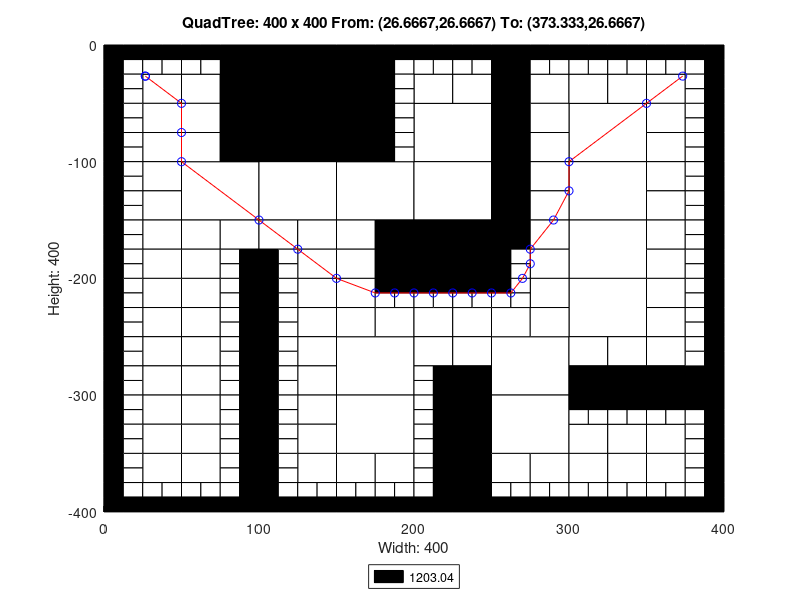

Recreate this plot in MATLAB.
axis([0 400 -400 0]);
title('QuadTree: 400 x 400 From: (26.6667,26.6667) To: (373.333,26.6667)');
xlabel('Width: 400');
ylabel('Height: 400');
rectangle('Position',[100 -50 50 50], 'FaceColor',[0 0 0]);
rectangle('Position',[100 -100 50 50], 'FaceColor',[0 0 0]);
rectangle('Position',[50 -150 50 50], 'FaceColor',[1 1 1]);
rectangle('Position',[100 -150 50 50], 'FaceColor',[1 1 1]);
rectangle('Position',[150 -150 50 50], 'FaceColor',[1 1 1]);
rectangle('Position',[200 -100 50 50], 'FaceColor',[1 1 1]);
rectangle('Position',[300 -100 50 50], 'FaceColor',[1 1 1]);
rectangle('Position',[200 -150 50 50], 'FaceColor',[1 1 1]);
rectangle('Position',[200 -200 50 50], 'FaceColor',[0 0 0]);
rectangle('Position',[300 -150 50 50], 'FaceColor',[1 1 1]);
rectangle('Position',[300 -200 50 50], 'FaceColor',[1 1 1]);
rectangle('Position',[150 -300 50 50], 'FaceColor',[1 1 1]);
rectangle('Position',[150 -350 50 50], 'FaceColor',[1 1 1]);
rectangle('Position',[250 -300 50 50], 'FaceColor',[1 1 1]);
rectangle('Position',[300 -250 50 50], 'FaceColor',[1 1 1]);
rectangle('Position',[250 -350 50 50], 'FaceColor',[1 1 1]);
rectangle('Position',[25 -50 25 25], 'FaceColor',[1 1 1]);
rectangle('Position',[75 -25 25 25], 'FaceColor',[0 0 0]);
rectangle('Position',[50 -50 25 25], 'FaceColor',[1 1 1]);
rectangle('Position',[75 -50 25 25], 'FaceColor',[0 0 0]);
rectangle('Position',[25 -75 25 25], 'FaceColor',[1 1 1]);
rectangle('Position',[25 -100 25 25], 'FaceColor',[1 1 1]);
rectangle('Position',[50 -75 25 25], 'FaceColor',[1 1 1]);
rectangle('Position',[75 -75 25 25], 'FaceColor',[0 0 0]);
rectangle('Position',[50 -100 25 25], 'FaceColor',[1 1 1]);
rectangle('Position',[75 -100 25 25], 'FaceColor',[0 0 0]);
rectangle('Position',[150 -25 25 25], 'FaceColor',[0 0 0]);
rectangle('Position',[150 -50 25 25], 'FaceColor',[0 0 0]);
rectangle('Position',[150 -75 25 25], 'FaceColor',[0 0 0]);
rectangle('Position',[150 -100 25 25], 'FaceColor',[0 0 0]);
rectangle('Position',[25 -125 25 25], 'FaceColor',[1 1 1]);
rectangle('Position',[25 -150 25 25], 'FaceColor',[1 1 1]);
rectangle('Position',[25 -175 25 25], 'FaceColor',[1 1 1]);
rectangle('Position',[25 -200 25 25], 'FaceColor',[1 1 1]);
rectangle('Position',[50 -175 25 25], 'FaceColor',[1 1 1]);
rectangle('Position',[75 -175 25 25], 'FaceColor',[1 1 1]);
rectangle('Position',[50 -200 25 25], 'FaceColor',[1 1 1]);
rectangle('Position',[100 -175 25 25], 'FaceColor',[1 1 1]);
rectangle('Position',[125 -175 25 25], 'FaceColor',[1 1 1]);
rectangle('Position',[125 -200 25 25], 'FaceColor',[1 1 1]);
rectangle('Position',[150 -175 25 25], 'FaceColor',[1 1 1]);
rectangle('Position',[175 -175 25 25], 'FaceColor',[0 0 0]);
rectangle('Position',[150 -200 25 25], 'FaceColor',[1 1 1]);
rectangle('Position',[175 -200 25 25], 'FaceColor',[0 0 0]);
rectangle('Position',[200 -50 25 25], 'FaceColor',[1 1 1]);
rectangle('Position',[225 -50 25 25], 'FaceColor',[1 1 1]);
rectangle('Position',[250 -25 25 25], 'FaceColor',[0 0 0]);
rectangle('Position',[250 -50 25 25], 'FaceColor',[0 0 0]);
rectangle('Position',[275 -50 25 25], 'FaceColor',[1 1 1]);
rectangle('Position',[250 -75 25 25], 'FaceColor',[0 0 0]);
rectangle('Position',[275 -75 25 25], 'FaceColor',[1 1 1]);
rectangle('Position',[250 -100 25 25], 'FaceColor',[0 0 0]);
rectangle('Position',[275 -100 25 25], 'FaceColor',[1 1 1]);
rectangle('Position',[300 -50 25 25], 'FaceColor',[1 1 1]);
rectangle('Position',[325 -50 25 25], 'FaceColor',[1 1 1]);
rectangle('Position',[350 -50 25 25], 'FaceColor',[1 1 1]);
rectangle('Position',[350 -75 25 25], 'FaceColor',[1 1 1]);
rectangle('Position',[350 -100 25 25], 'FaceColor',[1 1 1]);
rectangle('Position',[250 -125 25 25], 'FaceColor',[0 0 0]);
rectangle('Position',[275 -125 25 25], 'FaceColor',[1 1 1]);
rectangle('Position',[250 -150 25 25], 'FaceColor',[0 0 0]);
rectangle('Position',[275 -150 25 25], 'FaceColor',[1 1 1]);
rectangle('Position',[250 -175 25 25], 'FaceColor',[0 0 0]);
rectangle('Position',[275 -175 25 25], 'FaceColor',[1 1 1]);
rectangle('Position',[275 -200 25 25], 'FaceColor',[1 1 1]);
rectangle('Position',[350 -125 25 25], 'FaceColor',[1 1 1]);
rectangle('Position',[350 -150 25 25], 'FaceColor',[1 1 1]);
rectangle('Position',[350 -175 25 25], 'FaceColor',[1 1 1]);
rectangle('Position',[350 -200 25 25], 'FaceColor',[1 1 1]);
rectangle('Position',[25 -225 25 25], 'FaceColor',[1 1 1]);
rectangle('Position',[25 -250 25 25], 'FaceColor',[1 1 1]);
rectangle('Position',[50 -225 25 25], 'FaceColor',[1 1 1]);
rectangle('Position',[50 -250 25 25], 'FaceColor',[1 1 1]);
rectangle('Position',[25 -275 25 25], 'FaceColor',[1 1 1]);
rectangle('Position',[25 -300 25 25], 'FaceColor',[1 1 1]);
rectangle('Position',[50 -275 25 25], 'FaceColor',[1 1 1]);
rectangle('Position',[50 -300 25 25], 'FaceColor',[1 1 1]);
rectangle('Position',[125 -225 25 25], 'FaceColor',[1 1 1]);
rectangle('Position',[125 -250 25 25], 'FaceColor',[1 1 1]);
rectangle('Position',[150 -225 25 25], 'FaceColor',[1 1 1]);
rectangle('Position',[150 -250 25 25], 'FaceColor',[1 1 1]);
rectangle('Position',[175 -250 25 25], 'FaceColor',[1 1 1]);
rectangle('Position',[125 -275 25 25], 'FaceColor',[1 1 1]);
rectangle('Position',[125 -300 25 25], 'FaceColor',[1 1 1]);
rectangle('Position',[25 -325 25 25], 'FaceColor',[1 1 1]);
rectangle('Position',[25 -350 25 25], 'FaceColor',[1 1 1]);
rectangle('Position',[50 -325 25 25], 'FaceColor',[1 1 1]);
rectangle('Position',[50 -350 25 25], 'FaceColor',[1 1 1]);
rectangle('Position',[25 -375 25 25], 'FaceColor',[1 1 1]);
rectangle('Position',[50 -375 25 25], 'FaceColor',[1 1 1]);
rectangle('Position',[125 -325 25 25], 'FaceColor',[1 1 1]);
rectangle('Position',[125 -350 25 25], 'FaceColor',[1 1 1]);
rectangle('Position',[125 -375 25 25], 'FaceColor',[1 1 1]);
rectangle('Position',[150 -375 25 25], 'FaceColor',[1 1 1]);
rectangle('Position',[175 -375 25 25], 'FaceColor',[1 1 1]);
rectangle('Position',[200 -250 25 25], 'FaceColor',[1 1 1]);
rectangle('Position',[225 -250 25 25], 'FaceColor',[1 1 1]);
rectangle('Position',[275 -225 25 25], 'FaceColor',[1 1 1]);
rectangle('Position',[250 -250 25 25], 'FaceColor',[1 1 1]);
rectangle('Position',[275 -250 25 25], 'FaceColor',[1 1 1]);
rectangle('Position',[200 -275 25 25], 'FaceColor',[1 1 1]);
rectangle('Position',[225 -275 25 25], 'FaceColor',[1 1 1]);
rectangle('Position',[225 -300 25 25], 'FaceColor',[0 0 0]);
rectangle('Position',[350 -225 25 25], 'FaceColor',[1 1 1]);
rectangle('Position',[350 -250 25 25], 'FaceColor',[1 1 1]);
rectangle('Position',[300 -275 25 25], 'FaceColor',[1 1 1]);
rectangle('Position',[325 -275 25 25], 'FaceColor',[1 1 1]);
rectangle('Position',[300 -300 25 25], 'FaceColor',[0 0 0]);
rectangle('Position',[325 -300 25 25], 'FaceColor',[0 0 0]);
rectangle('Position',[350 -275 25 25], 'FaceColor',[1 1 1]);
rectangle('Position',[350 -300 25 25], 'FaceColor',[0 0 0]);
rectangle('Position',[375 -300 25 25], 'FaceColor',[0 0 0]);
rectangle('Position',[225 -325 25 25], 'FaceColor',[0 0 0]);
rectangle('Position',[225 -350 25 25], 'FaceColor',[0 0 0]);
rectangle('Position',[225 -375 25 25], 'FaceColor',[0 0 0]);
rectangle('Position',[225 -400 25 25], 'FaceColor',[0 0 0]);
rectangle('Position',[250 -375 25 25], 'FaceColor',[1 1 1]);
rectangle('Position',[275 -375 25 25], 'FaceColor',[1 1 1]);
rectangle('Position',[300 -350 25 25], 'FaceColor',[1 1 1]);
rectangle('Position',[325 -350 25 25], 'FaceColor',[1 1 1]);
rectangle('Position',[350 -350 25 25], 'FaceColor',[1 1 1]);
rectangle('Position',[300 -375 25 25], 'FaceColor',[1 1 1]);
rectangle('Position',[325 -375 25 25], 'FaceColor',[1 1 1]);
rectangle('Position',[350 -375 25 25], 'FaceColor',[1 1 1]);
rectangle('Position',[0 -12.5 12.5 12.5], 'FaceColor',[0 0 0]);
rectangle('Position',[12.5 -12.5 12.5 12.5], 'FaceColor',[0 0 0]);
rectangle('Position',[0 -25 12.5 12.5], 'FaceColor',[0 0 0]);
rectangle('Position',[12.5 -25 12.5 12.5], 'FaceColor',[1 1 1]);
rectangle('Position',[25 -12.5 12.5 12.5], 'FaceColor',[0 0 0]);
rectangle('Position',[37.5 -12.5 12.5 12.5], 'FaceColor',[0 0 0]);
rectangle('Position',[25 -25 12.5 12.5], 'FaceColor',[1 1 1]);
rectangle('Position',[37.5 -25 12.5 12.5], 'FaceColor',[1 1 1]);
rectangle('Position',[0 -37.5 12.5 12.5], 'FaceColor',[0 0 0]);
rectangle('Position',[12.5 -37.5 12.5 12.5], 'FaceColor',[1 1 1]);
rectangle('Position',[0 -50 12.5 12.5], 'FaceColor',[0 0 0]);
rectangle('Position',[12.5 -50 12.5 12.5], 'FaceColor',[1 1 1]);
rectangle('Position',[50 -12.5 12.5 12.5], 'FaceColor',[0 0 0]);
rectangle('Position',[62.5 -12.5 12.5 12.5], 'FaceColor',[0 0 0]);
rectangle('Position',[50 -25 12.5 12.5], 'FaceColor',[1 1 1]);
rectangle('Position',[62.5 -25 12.5 12.5], 'FaceColor',[1 1 1]);
rectangle('Position',[0 -62.5 12.5 12.5], 'FaceColor',[0 0 0]);
rectangle('Position',[12.5 -62.5 12.5 12.5], 'FaceColor',[1 1 1]);
rectangle('Position',[0 -75 12.5 12.5], 'FaceColor',[0 0 0]);
rectangle('Position',[12.5 -75 12.5 12.5], 'FaceColor',[1 1 1]);
rectangle('Position',[0 -87.5 12.5 12.5], 'FaceColor',[0 0 0]);
rectangle('Position',[12.5 -87.5 12.5 12.5], 'FaceColor',[1 1 1]);
rectangle('Position',[0 -100 12.5 12.5], 'FaceColor',[0 0 0]);
rectangle('Position',[12.5 -100 12.5 12.5], 'FaceColor',[1 1 1]);
rectangle('Position',[175 -12.5 12.5 12.5], 'FaceColor',[0 0 0]);
rectangle('Position',[187.5 -12.5 12.5 12.5], 'FaceColor',[0 0 0]);
rectangle('Position',[175 -25 12.5 12.5], 'FaceColor',[0 0 0]);
rectangle('Position',[187.5 -25 12.5 12.5], 'FaceColor',[1 1 1]);
rectangle('Position',[175 -37.5 12.5 12.5], 'FaceColor',[0 0 0]);
rectangle('Position',[187.5 -37.5 12.5 12.5], 'FaceColor',[1 1 1]);
rectangle('Position',[175 -50 12.5 12.5], 'FaceColor',[0 0 0]);
rectangle('Position',[187.5 -50 12.5 12.5], 'FaceColor',[1 1 1]);
rectangle('Position',[175 -62.5 12.5 12.5], 'FaceColor',[0 0 0]);
rectangle('Position',[187.5 -62.5 12.5 12.5], 'FaceColor',[1 1 1]);
rectangle('Position',[175 -75 12.5 12.5], 'FaceColor',[0 0 0]);
rectangle('Position',[187.5 -75 12.5 12.5], 'FaceColor',[1 1 1]);
rectangle('Position',[175 -87.5 12.5 12.5], 'FaceColor',[0 0 0]);
rectangle('Position',[187.5 -87.5 12.5 12.5], 'FaceColor',[1 1 1]);
rectangle('Position',[175 -100 12.5 12.5], 'FaceColor',[0 0 0]);
rectangle('Position',[187.5 -100 12.5 12.5], 'FaceColor',[1 1 1]);
rectangle('Position',[0 -112.5 12.5 12.5], 'FaceColor',[0 0 0]);
rectangle('Position',[12.5 -112.5 12.5 12.5], 'FaceColor',[1 1 1]);
rectangle('Position',[0 -125 12.5 12.5], 'FaceColor',[0 0 0]);
rectangle('Position',[12.5 -125 12.5 12.5], 'FaceColor',[1 1 1]);
rectangle('Position',[0 -137.5 12.5 12.5], 'FaceColor',[0 0 0]);
rectangle('Position',[12.5 -137.5 12.5 12.5], 'FaceColor',[1 1 1]);
rectangle('Position',[0 -150 12.5 12.5], 'FaceColor',[0 0 0]);
rectangle('Position',[12.5 -150 12.5 12.5], 'FaceColor',[1 1 1]);
rectangle('Position',[0 -162.5 12.5 12.5], 'FaceColor',[0 0 0]);
rectangle('Position',[12.5 -162.5 12.5 12.5], 'FaceColor',[1 1 1]);
rectangle('Position',[0 -175 12.5 12.5], 'FaceColor',[0 0 0]);
rectangle('Position',[12.5 -175 12.5 12.5], 'FaceColor',[1 1 1]);
rectangle('Position',[0 -187.5 12.5 12.5], 'FaceColor',[0 0 0]);
rectangle('Position',[12.5 -187.5 12.5 12.5], 'FaceColor',[1 1 1]);
rectangle('Position',[0 -200 12.5 12.5], 'FaceColor',[0 0 0]);
rectangle('Position',[12.5 -200 12.5 12.5], 'FaceColor',[1 1 1]);
rectangle('Position',[75 -187.5 12.5 12.5], 'FaceColor',[1 1 1]);
rectangle('Position',[87.5 -187.5 12.5 12.5], 'FaceColor',[0 0 0]);
rectangle('Position',[75 -200 12.5 12.5], 'FaceColor',[1 1 1]);
rectangle('Position',[87.5 -200 12.5 12.5], 'FaceColor',[0 0 0]);
rectangle('Position',[100 -187.5 12.5 12.5], 'FaceColor',[0 0 0]);
rectangle('Position',[112.5 -187.5 12.5 12.5], 'FaceColor',[1 1 1]);
rectangle('Position',[100 -200 12.5 12.5], 'FaceColor',[0 0 0]);
rectangle('Position',[112.5 -200 12.5 12.5], 'FaceColor',[1 1 1]);
rectangle('Position',[200 -12.5 12.5 12.5], 'FaceColor',[0 0 0]);
rectangle('Position',[212.5 -12.5 12.5 12.5], 'FaceColor',[0 0 0]);
rectangle('Position',[200 -25 12.5 12.5], 'FaceColor',[1 1 1]);
rectangle('Position',[212.5 -25 12.5 12.5], 'FaceColor',[1 1 1]);
rectangle('Position',[225 -12.5 12.5 12.5], 'FaceColor',[0 0 0]);
rectangle('Position',[237.5 -12.5 12.5 12.5], 'FaceColor',[0 0 0]);
rectangle('Position',[225 -25 12.5 12.5], 'FaceColor',[1 1 1]);
rectangle('Position',[237.5 -25 12.5 12.5], 'FaceColor',[1 1 1]);
rectangle('Position',[275 -12.5 12.5 12.5], 'FaceColor',[0 0 0]);
rectangle('Position',[287.5 -12.5 12.5 12.5], 'FaceColor',[0 0 0]);
rectangle('Position',[275 -25 12.5 12.5], 'FaceColor',[1 1 1]);
rectangle('Position',[287.5 -25 12.5 12.5], 'FaceColor',[1 1 1]);
rectangle('Position',[300 -12.5 12.5 12.5], 'FaceColor',[0 0 0]);
rectangle('Position',[312.5 -12.5 12.5 12.5], 'FaceColor',[0 0 0]);
rectangle('Position',[300 -25 12.5 12.5], 'FaceColor',[1 1 1]);
rectangle('Position',[312.5 -25 12.5 12.5], 'FaceColor',[1 1 1]);
rectangle('Position',[325 -12.5 12.5 12.5], 'FaceColor',[0 0 0]);
rectangle('Position',[337.5 -12.5 12.5 12.5], 'FaceColor',[0 0 0]);
rectangle('Position',[325 -25 12.5 12.5], 'FaceColor',[1 1 1]);
rectangle('Position',[337.5 -25 12.5 12.5], 'FaceColor',[1 1 1]);
rectangle('Position',[350 -12.5 12.5 12.5], 'FaceColor',[0 0 0]);
rectangle('Position',[362.5 -12.5 12.5 12.5], 'FaceColor',[0 0 0]);
rectangle('Position',[350 -25 12.5 12.5], 'FaceColor',[1 1 1]);
rectangle('Position',[362.5 -25 12.5 12.5], 'FaceColor',[1 1 1]);
rectangle('Position',[375 -12.5 12.5 12.5], 'FaceColor',[0 0 0]);
rectangle('Position',[387.5 -12.5 12.5 12.5], 'FaceColor',[0 0 0]);
rectangle('Position',[375 -25 12.5 12.5], 'FaceColor',[1 1 1]);
rectangle('Position',[387.5 -25 12.5 12.5], 'FaceColor',[0 0 0]);
rectangle('Position',[375 -37.5 12.5 12.5], 'FaceColor',[1 1 1]);
rectangle('Position',[387.5 -37.5 12.5 12.5], 'FaceColor',[0 0 0]);
rectangle('Position',[375 -50 12.5 12.5], 'FaceColor',[1 1 1]);
rectangle('Position',[387.5 -50 12.5 12.5], 'FaceColor',[0 0 0]);
rectangle('Position',[375 -62.5 12.5 12.5], 'FaceColor',[1 1 1]);
rectangle('Position',[387.5 -62.5 12.5 12.5], 'FaceColor',[0 0 0]);
rectangle('Position',[375 -75 12.5 12.5], 'FaceColor',[1 1 1]);
rectangle('Position',[387.5 -75 12.5 12.5], 'FaceColor',[0 0 0]);
rectangle('Position',[375 -87.5 12.5 12.5], 'FaceColor',[1 1 1]);
rectangle('Position',[387.5 -87.5 12.5 12.5], 'FaceColor',[0 0 0]);
rectangle('Position',[375 -100 12.5 12.5], 'FaceColor',[1 1 1]);
rectangle('Position',[387.5 -100 12.5 12.5], 'FaceColor',[0 0 0]);
rectangle('Position',[250 -187.5 12.5 12.5], 'FaceColor',[0 0 0]);
rectangle('Position',[262.5 -187.5 12.5 12.5], 'FaceColor',[1 1 1]);
rectangle('Position',[250 -200 12.5 12.5], 'FaceColor',[0 0 0]);
rectangle('Position',[262.5 -200 12.5 12.5], 'FaceColor',[1 1 1]);
rectangle('Position',[375 -112.5 12.5 12.5], 'FaceColor',[1 1 1]);
rectangle('Position',[387.5 -112.5 12.5 12.5], 'FaceColor',[0 0 0]);
rectangle('Position',[375 -125 12.5 12.5], 'FaceColor',[1 1 1]);
rectangle('Position',[387.5 -125 12.5 12.5], 'FaceColor',[0 0 0]);
rectangle('Position',[375 -137.5 12.5 12.5], 'FaceColor',[1 1 1]);
rectangle('Position',[387.5 -137.5 12.5 12.5], 'FaceColor',[0 0 0]);
rectangle('Position',[375 -150 12.5 12.5], 'FaceColor',[1 1 1]);
rectangle('Position',[387.5 -150 12.5 12.5], 'FaceColor',[0 0 0]);
rectangle('Position',[375 -162.5 12.5 12.5], 'FaceColor',[1 1 1]);
rectangle('Position',[387.5 -162.5 12.5 12.5], 'FaceColor',[0 0 0]);
rectangle('Position',[375 -175 12.5 12.5], 'FaceColor',[1 1 1]);
rectangle('Position',[387.5 -175 12.5 12.5], 'FaceColor',[0 0 0]);
rectangle('Position',[375 -187.5 12.5 12.5], 'FaceColor',[1 1 1]);
rectangle('Position',[387.5 -187.5 12.5 12.5], 'FaceColor',[0 0 0]);
rectangle('Position',[375 -200 12.5 12.5], 'FaceColor',[1 1 1]);
rectangle('Position',[387.5 -200 12.5 12.5], 'FaceColor',[0 0 0]);
rectangle('Position',[0 -212.5 12.5 12.5], 'FaceColor',[0 0 0]);
rectangle('Position',[12.5 -212.5 12.5 12.5], 'FaceColor',[1 1 1]);
rectangle('Position',[0 -225 12.5 12.5], 'FaceColor',[0 0 0]);
rectangle('Position',[12.5 -225 12.5 12.5], 'FaceColor',[1 1 1]);
rectangle('Position',[0 -237.5 12.5 12.5], 'FaceColor',[0 0 0]);
rectangle('Position',[12.5 -237.5 12.5 12.5], 'FaceColor',[1 1 1]);
rectangle('Position',[0 -250 12.5 12.5], 'FaceColor',[0 0 0]);
rectangle('Position',[12.5 -250 12.5 12.5], 'FaceColor',[1 1 1]);
rectangle('Position',[75 -212.5 12.5 12.5], 'FaceColor',[1 1 1]);
rectangle('Position',[87.5 -212.5 12.5 12.5], 'FaceColor',[0 0 0]);
rectangle('Position',[75 -225 12.5 12.5], 'FaceColor',[1 1 1]);
rectangle('Position',[87.5 -225 12.5 12.5], 'FaceColor',[0 0 0]);
rectangle('Position',[75 -237.5 12.5 12.5], 'FaceColor',[1 1 1]);
rectangle('Position',[87.5 -237.5 12.5 12.5], 'FaceColor',[0 0 0]);
rectangle('Position',[75 -250 12.5 12.5], 'FaceColor',[1 1 1]);
rectangle('Position',[87.5 -250 12.5 12.5], 'FaceColor',[0 0 0]);
rectangle('Position',[0 -262.5 12.5 12.5], 'FaceColor',[0 0 0]);
rectangle('Position',[12.5 -262.5 12.5 12.5], 'FaceColor',[1 1 1]);
rectangle('Position',[0 -275 12.5 12.5], 'FaceColor',[0 0 0]);
rectangle('Position',[12.5 -275 12.5 12.5], 'FaceColor',[1 1 1]);
rectangle('Position',[0 -287.5 12.5 12.5], 'FaceColor',[0 0 0]);
rectangle('Position',[12.5 -287.5 12.5 12.5], 'FaceColor',[1 1 1]);
rectangle('Position',[0 -300 12.5 12.5], 'FaceColor',[0 0 0]);
rectangle('Position',[12.5 -300 12.5 12.5], 'FaceColor',[1 1 1]);
rectangle('Position',[75 -262.5 12.5 12.5], 'FaceColor',[1 1 1]);
rectangle('Position',[87.5 -262.5 12.5 12.5], 'FaceColor',[0 0 0]);
rectangle('Position',[75 -275 12.5 12.5], 'FaceColor',[1 1 1]);
rectangle('Position',[87.5 -275 12.5 12.5], 'FaceColor',[0 0 0]);
rectangle('Position',[75 -287.5 12.5 12.5], 'FaceColor',[1 1 1]);
rectangle('Position',[87.5 -287.5 12.5 12.5], 'FaceColor',[0 0 0]);
rectangle('Position',[75 -300 12.5 12.5], 'FaceColor',[1 1 1]);
rectangle('Position',[87.5 -300 12.5 12.5], 'FaceColor',[0 0 0]);
rectangle('Position',[100 -212.5 12.5 12.5], 'FaceColor',[0 0 0]);
rectangle('Position',[112.5 -212.5 12.5 12.5], 'FaceColor',[1 1 1]);
rectangle('Position',[100 -225 12.5 12.5], 'FaceColor',[0 0 0]);
rectangle('Position',[112.5 -225 12.5 12.5], 'FaceColor',[1 1 1]);
rectangle('Position',[100 -237.5 12.5 12.5], 'FaceColor',[0 0 0]);
rectangle('Position',[112.5 -237.5 12.5 12.5], 'FaceColor',[1 1 1]);
rectangle('Position',[100 -250 12.5 12.5], 'FaceColor',[0 0 0]);
rectangle('Position',[112.5 -250 12.5 12.5], 'FaceColor',[1 1 1]);
rectangle('Position',[175 -212.5 12.5 12.5], 'FaceColor',[0 0 0]);
rectangle('Position',[187.5 -212.5 12.5 12.5], 'FaceColor',[0 0 0]);
rectangle('Position',[175 -225 12.5 12.5], 'FaceColor',[1 1 1]);
rectangle('Position',[187.5 -225 12.5 12.5], 'FaceColor',[1 1 1]);
rectangle('Position',[100 -262.5 12.5 12.5], 'FaceColor',[0 0 0]);
rectangle('Position',[112.5 -262.5 12.5 12.5], 'FaceColor',[1 1 1]);
rectangle('Position',[100 -275 12.5 12.5], 'FaceColor',[0 0 0]);
rectangle('Position',[112.5 -275 12.5 12.5], 'FaceColor',[1 1 1]);
rectangle('Position',[100 -287.5 12.5 12.5], 'FaceColor',[0 0 0]);
rectangle('Position',[112.5 -287.5 12.5 12.5], 'FaceColor',[1 1 1]);
rectangle('Position',[100 -300 12.5 12.5], 'FaceColor',[0 0 0]);
rectangle('Position',[112.5 -300 12.5 12.5], 'FaceColor',[1 1 1]);
rectangle('Position',[0 -312.5 12.5 12.5], 'FaceColor',[0 0 0]);
rectangle('Position',[12.5 -312.5 12.5 12.5], 'FaceColor',[1 1 1]);
rectangle('Position',[0 -325 12.5 12.5], 'FaceColor',[0 0 0]);
rectangle('Position',[12.5 -325 12.5 12.5], 'FaceColor',[1 1 1]);
rectangle('Position',[0 -337.5 12.5 12.5], 'FaceColor',[0 0 0]);
rectangle('Position',[12.5 -337.5 12.5 12.5], 'FaceColor',[1 1 1]);
rectangle('Position',[0 -350 12.5 12.5], 'FaceColor',[0 0 0]);
rectangle('Position',[12.5 -350 12.5 12.5], 'FaceColor',[1 1 1]);
rectangle('Position',[75 -312.5 12.5 12.5], 'FaceColor',[1 1 1]);
rectangle('Position',[87.5 -312.5 12.5 12.5], 'FaceColor',[0 0 0]);
rectangle('Position',[75 -325 12.5 12.5], 'FaceColor',[1 1 1]);
rectangle('Position',[87.5 -325 12.5 12.5], 'FaceColor',[0 0 0]);
rectangle('Position',[75 -337.5 12.5 12.5], 'FaceColor',[1 1 1]);
rectangle('Position',[87.5 -337.5 12.5 12.5], 'FaceColor',[0 0 0]);
rectangle('Position',[75 -350 12.5 12.5], 'FaceColor',[1 1 1]);
rectangle('Position',[87.5 -350 12.5 12.5], 'FaceColor',[0 0 0]);
rectangle('Position',[0 -362.5 12.5 12.5], 'FaceColor',[0 0 0]);
rectangle('Position',[12.5 -362.5 12.5 12.5], 'FaceColor',[1 1 1]);
rectangle('Position',[0 -375 12.5 12.5], 'FaceColor',[0 0 0]);
rectangle('Position',[12.5 -375 12.5 12.5], 'FaceColor',[1 1 1]);
rectangle('Position',[0 -387.5 12.5 12.5], 'FaceColor',[0 0 0]);
rectangle('Position',[12.5 -387.5 12.5 12.5], 'FaceColor',[1 1 1]);
rectangle('Position',[0 -400 12.5 12.5], 'FaceColor',[0 0 0]);
rectangle('Position',[12.5 -400 12.5 12.5], 'FaceColor',[0 0 0]);
rectangle('Position',[25 -387.5 12.5 12.5], 'FaceColor',[1 1 1]);
rectangle('Position',[37.5 -387.5 12.5 12.5], 'FaceColor',[1 1 1]);
rectangle('Position',[25 -400 12.5 12.5], 'FaceColor',[0 0 0]);
rectangle('Position',[37.5 -400 12.5 12.5], 'FaceColor',[0 0 0]);
rectangle('Position',[75 -362.5 12.5 12.5], 'FaceColor',[1 1 1]);
rectangle('Position',[87.5 -362.5 12.5 12.5], 'FaceColor',[0 0 0]);
rectangle('Position',[75 -375 12.5 12.5], 'FaceColor',[1 1 1]);
rectangle('Position',[87.5 -375 12.5 12.5], 'FaceColor',[0 0 0]);
rectangle('Position',[50 -387.5 12.5 12.5], 'FaceColor',[1 1 1]);
rectangle('Position',[62.5 -387.5 12.5 12.5], 'FaceColor',[1 1 1]);
rectangle('Position',[50 -400 12.5 12.5], 'FaceColor',[0 0 0]);
rectangle('Position',[62.5 -400 12.5 12.5], 'FaceColor',[0 0 0]);
rectangle('Position',[75 -387.5 12.5 12.5], 'FaceColor',[1 1 1]);
rectangle('Position',[87.5 -387.5 12.5 12.5], 'FaceColor',[0 0 0]);
rectangle('Position',[75 -400 12.5 12.5], 'FaceColor',[0 0 0]);
rectangle('Position',[87.5 -400 12.5 12.5], 'FaceColor',[0 0 0]);
rectangle('Position',[100 -312.5 12.5 12.5], 'FaceColor',[0 0 0]);
rectangle('Position',[112.5 -312.5 12.5 12.5], 'FaceColor',[1 1 1]);
rectangle('Position',[100 -325 12.5 12.5], 'FaceColor',[0 0 0]);
rectangle('Position',[112.5 -325 12.5 12.5], 'FaceColor',[1 1 1]);
rectangle('Position',[100 -337.5 12.5 12.5], 'FaceColor',[0 0 0]);
rectangle('Position',[112.5 -337.5 12.5 12.5], 'FaceColor',[1 1 1]);
rectangle('Position',[100 -350 12.5 12.5], 'FaceColor',[0 0 0]);
rectangle('Position',[112.5 -350 12.5 12.5], 'FaceColor',[1 1 1]);
rectangle('Position',[100 -362.5 12.5 12.5], 'FaceColor',[0 0 0]);
rectangle('Position',[112.5 -362.5 12.5 12.5], 'FaceColor',[1 1 1]);
rectangle('Position',[100 -375 12.5 12.5], 'FaceColor',[0 0 0]);
rectangle('Position',[112.5 -375 12.5 12.5], 'FaceColor',[1 1 1]);
rectangle('Position',[100 -387.5 12.5 12.5], 'FaceColor',[0 0 0]);
rectangle('Position',[112.5 -387.5 12.5 12.5], 'FaceColor',[1 1 1]);
rectangle('Position',[100 -400 12.5 12.5], 'FaceColor',[0 0 0]);
rectangle('Position',[112.5 -400 12.5 12.5], 'FaceColor',[0 0 0]);
rectangle('Position',[125 -387.5 12.5 12.5], 'FaceColor',[1 1 1]);
rectangle('Position',[137.5 -387.5 12.5 12.5], 'FaceColor',[1 1 1]);
rectangle('Position',[125 -400 12.5 12.5], 'FaceColor',[0 0 0]);
rectangle('Position',[137.5 -400 12.5 12.5], 'FaceColor',[0 0 0]);
rectangle('Position',[150 -387.5 12.5 12.5], 'FaceColor',[1 1 1]);
rectangle('Position',[162.5 -387.5 12.5 12.5], 'FaceColor',[1 1 1]);
rectangle('Position',[150 -400 12.5 12.5], 'FaceColor',[0 0 0]);
rectangle('Position',[162.5 -400 12.5 12.5], 'FaceColor',[0 0 0]);
rectangle('Position',[175 -387.5 12.5 12.5], 'FaceColor',[1 1 1]);
rectangle('Position',[187.5 -387.5 12.5 12.5], 'FaceColor',[1 1 1]);
rectangle('Position',[175 -400 12.5 12.5], 'FaceColor',[0 0 0]);
rectangle('Position',[187.5 -400 12.5 12.5], 'FaceColor',[0 0 0]);
rectangle('Position',[200 -212.5 12.5 12.5], 'FaceColor',[0 0 0]);
rectangle('Position',[212.5 -212.5 12.5 12.5], 'FaceColor',[0 0 0]);
rectangle('Position',[200 -225 12.5 12.5], 'FaceColor',[1 1 1]);
rectangle('Position',[212.5 -225 12.5 12.5], 'FaceColor',[1 1 1]);
rectangle('Position',[225 -212.5 12.5 12.5], 'FaceColor',[0 0 0]);
rectangle('Position',[237.5 -212.5 12.5 12.5], 'FaceColor',[0 0 0]);
rectangle('Position',[225 -225 12.5 12.5], 'FaceColor',[1 1 1]);
rectangle('Position',[237.5 -225 12.5 12.5], 'FaceColor',[1 1 1]);
rectangle('Position',[250 -212.5 12.5 12.5], 'FaceColor',[0 0 0]);
rectangle('Position',[262.5 -212.5 12.5 12.5], 'FaceColor',[1 1 1]);
rectangle('Position',[250 -225 12.5 12.5], 'FaceColor',[1 1 1]);
rectangle('Position',[262.5 -225 12.5 12.5], 'FaceColor',[1 1 1]);
rectangle('Position',[200 -287.5 12.5 12.5], 'FaceColor',[1 1 1]);
rectangle('Position',[212.5 -287.5 12.5 12.5], 'FaceColor',[0 0 0]);
rectangle('Position',[200 -300 12.5 12.5], 'FaceColor',[1 1 1]);
rectangle('Position',[212.5 -300 12.5 12.5], 'FaceColor',[0 0 0]);
rectangle('Position',[375 -212.5 12.5 12.5], 'FaceColor',[1 1 1]);
rectangle('Position',[387.5 -212.5 12.5 12.5], 'FaceColor',[0 0 0]);
rectangle('Position',[375 -225 12.5 12.5], 'FaceColor',[1 1 1]);
rectangle('Position',[387.5 -225 12.5 12.5], 'FaceColor',[0 0 0]);
rectangle('Position',[375 -237.5 12.5 12.5], 'FaceColor',[1 1 1]);
rectangle('Position',[387.5 -237.5 12.5 12.5], 'FaceColor',[0 0 0]);
rectangle('Position',[375 -250 12.5 12.5], 'FaceColor',[1 1 1]);
rectangle('Position',[387.5 -250 12.5 12.5], 'FaceColor',[0 0 0]);
rectangle('Position',[375 -262.5 12.5 12.5], 'FaceColor',[1 1 1]);
rectangle('Position',[387.5 -262.5 12.5 12.5], 'FaceColor',[0 0 0]);
rectangle('Position',[375 -275 12.5 12.5], 'FaceColor',[1 1 1]);
rectangle('Position',[387.5 -275 12.5 12.5], 'FaceColor',[0 0 0]);
rectangle('Position',[200 -312.5 12.5 12.5], 'FaceColor',[1 1 1]);
rectangle('Position',[212.5 -312.5 12.5 12.5], 'FaceColor',[0 0 0]);
rectangle('Position',[200 -325 12.5 12.5], 'FaceColor',[1 1 1]);
rectangle('Position',[212.5 -325 12.5 12.5], 'FaceColor',[0 0 0]);
rectangle('Position',[200 -337.5 12.5 12.5], 'FaceColor',[1 1 1]);
rectangle('Position',[212.5 -337.5 12.5 12.5], 'FaceColor',[0 0 0]);
rectangle('Position',[200 -350 12.5 12.5], 'FaceColor',[1 1 1]);
rectangle('Position',[212.5 -350 12.5 12.5], 'FaceColor',[0 0 0]);
rectangle('Position',[200 -362.5 12.5 12.5], 'FaceColor',[1 1 1]);
rectangle('Position',[212.5 -362.5 12.5 12.5], 'FaceColor',[0 0 0]);
rectangle('Position',[200 -375 12.5 12.5], 'FaceColor',[1 1 1]);
rectangle('Position',[212.5 -375 12.5 12.5], 'FaceColor',[0 0 0]);
rectangle('Position',[200 -387.5 12.5 12.5], 'FaceColor',[1 1 1]);
rectangle('Position',[212.5 -387.5 12.5 12.5], 'FaceColor',[0 0 0]);
rectangle('Position',[200 -400 12.5 12.5], 'FaceColor',[0 0 0]);
rectangle('Position',[212.5 -400 12.5 12.5], 'FaceColor',[0 0 0]);
rectangle('Position',[250 -387.5 12.5 12.5], 'FaceColor',[1 1 1]);
rectangle('Position',[262.5 -387.5 12.5 12.5], 'FaceColor',[1 1 1]);
rectangle('Position',[250 -400 12.5 12.5], 'FaceColor',[0 0 0]);
rectangle('Position',[262.5 -400 12.5 12.5], 'FaceColor',[0 0 0]);
rectangle('Position',[275 -387.5 12.5 12.5], 'FaceColor',[1 1 1]);
rectangle('Position',[287.5 -387.5 12.5 12.5], 'FaceColor',[1 1 1]);
rectangle('Position',[275 -400 12.5 12.5], 'FaceColor',[0 0 0]);
rectangle('Position',[287.5 -400 12.5 12.5], 'FaceColor',[0 0 0]);
rectangle('Position',[300 -312.5 12.5 12.5], 'FaceColor',[0 0 0]);
rectangle('Position',[312.5 -312.5 12.5 12.5], 'FaceColor',[0 0 0]);
rectangle('Position',[300 -325 12.5 12.5], 'FaceColor',[1 1 1]);
rectangle('Position',[312.5 -325 12.5 12.5], 'FaceColor',[1 1 1]);
rectangle('Position',[325 -312.5 12.5 12.5], 'FaceColor',[0 0 0]);
rectangle('Position',[337.5 -312.5 12.5 12.5], 'FaceColor',[0 0 0]);
rectangle('Position',[325 -325 12.5 12.5], 'FaceColor',[1 1 1]);
rectangle('Position',[337.5 -325 12.5 12.5], 'FaceColor',[1 1 1]);
rectangle('Position',[350 -312.5 12.5 12.5], 'FaceColor',[0 0 0]);
rectangle('Position',[362.5 -312.5 12.5 12.5], 'FaceColor',[0 0 0]);
rectangle('Position',[350 -325 12.5 12.5], 'FaceColor',[1 1 1]);
rectangle('Position',[362.5 -325 12.5 12.5], 'FaceColor',[1 1 1]);
rectangle('Position',[375 -312.5 12.5 12.5], 'FaceColor',[0 0 0]);
rectangle('Position',[387.5 -312.5 12.5 12.5], 'FaceColor',[0 0 0]);
rectangle('Position',[375 -325 12.5 12.5], 'FaceColor',[1 1 1]);
rectangle('Position',[387.5 -325 12.5 12.5], 'FaceColor',[0 0 0]);
rectangle('Position',[375 -337.5 12.5 12.5], 'FaceColor',[1 1 1]);
rectangle('Position',[387.5 -337.5 12.5 12.5], 'FaceColor',[0 0 0]);
rectangle('Position',[375 -350 12.5 12.5], 'FaceColor',[1 1 1]);
rectangle('Position',[387.5 -350 12.5 12.5], 'FaceColor',[0 0 0]);
rectangle('Position',[300 -387.5 12.5 12.5], 'FaceColor',[1 1 1]);
rectangle('Position',[312.5 -387.5 12.5 12.5], 'FaceColor',[1 1 1]);
rectangle('Position',[300 -400 12.5 12.5], 'FaceColor',[0 0 0]);
rectangle('Position',[312.5 -400 12.5 12.5], 'FaceColor',[0 0 0]);
rectangle('Position',[325 -387.5 12.5 12.5], 'FaceColor',[1 1 1]);
rectangle('Position',[337.5 -387.5 12.5 12.5], 'FaceColor',[1 1 1]);
rectangle('Position',[325 -400 12.5 12.5], 'FaceColor',[0 0 0]);
rectangle('Position',[337.5 -400 12.5 12.5], 'FaceColor',[0 0 0]);
rectangle('Position',[375 -362.5 12.5 12.5], 'FaceColor',[1 1 1]);
rectangle('Position',[387.5 -362.5 12.5 12.5], 'FaceColor',[0 0 0]);
rectangle('Position',[375 -375 12.5 12.5], 'FaceColor',[1 1 1]);
rectangle('Position',[387.5 -375 12.5 12.5], 'FaceColor',[0 0 0]);
rectangle('Position',[350 -387.5 12.5 12.5], 'FaceColor',[1 1 1]);
rectangle('Position',[362.5 -387.5 12.5 12.5], 'FaceColor',[1 1 1]);
rectangle('Position',[350 -400 12.5 12.5], 'FaceColor',[0 0 0]);
rectangle('Position',[362.5 -400 12.5 12.5], 'FaceColor',[0 0 0]);
rectangle('Position',[375 -387.5 12.5 12.5], 'FaceColor',[1 1 1]);
rectangle('Position',[387.5 -387.5 12.5 12.5], 'FaceColor',[0 0 0]);
rectangle('Position',[375 -400 12.5 12.5], 'FaceColor',[0 0 0]);
rectangle('Position',[387.5 -400 12.5 12.5], 'FaceColor',[0 0 0]);
X=[373.333,350,300,300,290,275,275,270,262.5,250,237.5,225,212.5,200,187.5,175,150,125,100,50,50,50,26.6667,26.6667];
Y=[-26.6667,-50,-100,-125,-150,-175,-187.5,-200,-212.5,-212.5,-212.5,-212.5,-212.5,-212.5,-212.5,-212.5,-200,-175,-150,-100,-75,-50,-26.6667,-26.6667];
hold on;
plot(X,Y,'r');
plot(X,Y,'bo');
legend('1203.04','Location','southoutside');
